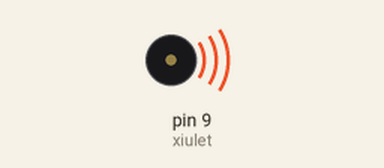
The sketch below on a simulated Arduino Uno, built with avr-gcc and run on an emulated ATmega328P. Parts: buzzer (waves = sounding).

Above: at 0.5 s.
At 6.5 s:
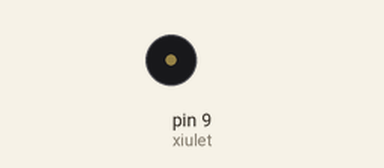
Timing chart, 0 to 9.8 s (numbered marks = the images above):
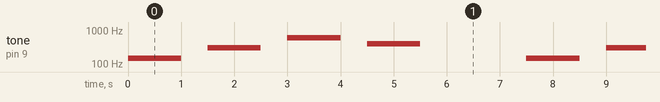

The sketch:

EX3.ino
```cpp
/**********************************************************************************
**                                   YASSINE ZIANI                               **
**                                                                               **
**                                 Sirena                                        **
**                                                                               **
**********************************************************************************/
//********** Includes *************************************************************
//********** Variables ************************************************************
const byte xiulet = 9; // donar nom al pin 9 de l’Arduino
const byte pot0 = A0; // donar nom al pin A0 de l’Arduino
int valPot0; // guardar valor del potenciometre
//********** Setup ****************************************************************
void setup()
{
pinMode(xiulet, OUTPUT); // definir el pin 9 com una sortida
}
//********** Loop *****************************************************************
void loop()
{
  tone(xiulet, 150, 1000);
  delay(1000+500);
  tone(xiulet, 300, 1000);
  delay(1000+500);
  tone(xiulet, 600, 1000);
  delay(1000+500);
  tone(xiulet, 400, 1000);
  delay(1000+2000);
}
//********** Funcions *************************************************************
```

Measured:
- by itself, tone on pin 9 (xiulet): repeats every 7.5 s: silent 0.50 s, 300 Hz 1.0 s, silent 0.50 s, 600 Hz 1.0 s, silent 0.50 s, 400 Hz 1.0 s, silent 2.0 s, 150 Hz 1.0 s
